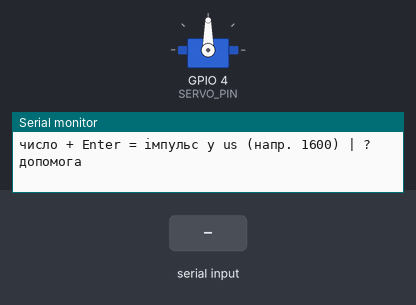
Bench run of a program on a simulated ESP32-S3. Parts: servo, the last lines printed to the serial monitor. The inputs (shaded band) are chosen by the test bench.

Above: at 1.5 s.
1.6 s: "l\n" received over Serial
At 2.6 s:
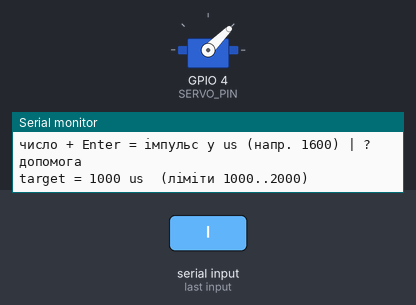
3.7 s: "s\n" received over Serial
At 5.4 s:
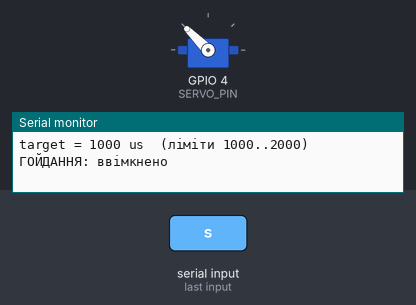
6.7 s: "w\n" received over Serial
9.7 s: "h\n" received over Serial
11.4 s: "n\n" received over Serial
At 12.2 s:
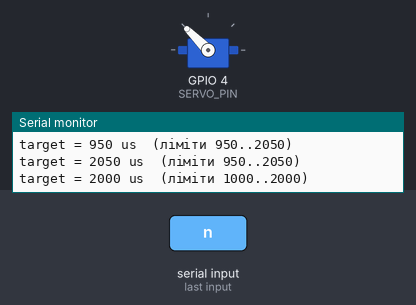
Timing chart, 0 to 13.9 s (numbered marks = the images above; inputs shaded):
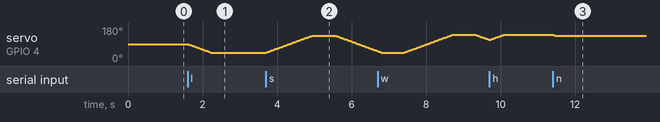

Measured:
- after the input at 1.6 s, servo on GPIO 4 (SERVO_PIN): moves from 90° to 45° over 0.61 s, starting at once
- after the input at 3.7 s, servo on GPIO 4 (SERVO_PIN): rises from 45° to 135° in 1.2 s, then falls to 52° in 1.8 s
- after the input at 11.4 s, servo on GPIO 4 (SERVO_PIN): 140° → 135° at once

The program:

main.cpp
```cpp
// ESP32-S3 + RDS3115MG: тест серво через монітор порту (115200).
// Серво сигнал -> GPIO 4. Живлення серво - окреме 5-7.2V, GND спільний!
//
// Команди (натискай клавішу, Enter не треба):
//   c центр | a/d -/+10us | A/D -/+50us | l/h до нижнього/верхнього ліміту
//   s старт/стоп повільного гойдання між лімітами
//   w розширити ліміти на 50us з кожного боку | n звузити на 50us
//   число + Enter (наприклад 1600) = поставити імпульс у us
//   ? допомога

#include <Arduino.h>
#include <ESP32Servo.h>

constexpr int SERVO_PIN   = 4;
constexpr int CENTER_US   = 1500;
constexpr int HARD_MIN_US = 500;      // абсолютні межі
constexpr int HARD_MAX_US = 2500;
constexpr float SLEW_US_PER_S   = 800.0f;  // швидкість руху
constexpr uint32_t SWEEP_PAUSE_MS = 600;   // пауза на краях при гойданні

Servo servo;
int   minUs = 1000;                    // поточні безпечні ліміти
int   maxUs = 2000;
float currentUs = CENTER_US;
float targetUs  = CENTER_US;

bool     sweeping = false;
bool     sweepUp  = true;
bool     waiting  = false;
uint32_t reachedMs = 0;
uint32_t lastLoopUs = 0;

String numBuf;

void printTarget() {
  Serial.printf("target = %d us  (ліміти %d..%d)\n", (int)targetUs, minUs, maxUs);
}

void setTarget(float us) {
  targetUs = constrain(us, (float)minUs, (float)maxUs);
}

void printHelp() {
  Serial.println(F("\n--- Команди ---"));
  Serial.println(F("c центр | a/d -/+10us | A/D -/+50us | l/h нижній/верхній ліміт"));
  Serial.println(F("s гойдання | w розширити ліміти | n звузити ліміти"));
  Serial.println(F("число + Enter = імпульс у us (напр. 1600) | ? допомога"));
}

void handleSerial() {
  while (Serial.available()) {
    char c = Serial.read();

    if (c >= '0' && c <= '9') { numBuf += c; continue; }

    if (c == '\n' || c == '\r') {
      if (numBuf.length()) {
        int v = numBuf.toInt();
        numBuf = "";
        sweeping = false;
        setTarget(v);
        if (v != (int)targetUs) Serial.printf("%d поза лімітами, обмежено\n", v);
        printTarget();
      }
      continue;
    }

    numBuf = "";   // будь-яка літера скидає недовведене число

    switch (c) {
      case 'c': sweeping = false; setTarget(CENTER_US); printTarget(); break;
      case 'a': sweeping = false; setTarget(targetUs - 10); printTarget(); break;
      case 'd': sweeping = false; setTarget(targetUs + 10); printTarget(); break;
      case 'A': sweeping = false; setTarget(targetUs - 50); printTarget(); break;
      case 'D': sweeping = false; setTarget(targetUs + 50); printTarget(); break;
      case 'l': sweeping = false; setTarget(minUs); printTarget(); break;
      case 'h': sweeping = false; setTarget(maxUs); printTarget(); break;
      case 's':
        sweeping = !sweeping;
        waiting = false;
        if (sweeping) { sweepUp = true; setTarget(maxUs); Serial.println(F("ГОЙДАННЯ: ввімкнено")); }
        else          { Serial.println(F("ГОЙДАННЯ: вимкнено")); }
        break;
      case 'w':
        minUs = max(HARD_MIN_US, minUs - 50);
        maxUs = min(HARD_MAX_US, maxUs + 50);
        printTarget();
        break;
      case 'n':
        if (maxUs - minUs > 300) { minUs += 50; maxUs -= 50; }
        setTarget(targetUs);
        printTarget();
        break;
      case '?': printHelp(); break;
      default: break;
    }
  }
}

void updateSweep() {
  if (!sweeping || currentUs != targetUs) return;
  if (!waiting) { waiting = true; reachedMs = millis(); return; }
  if (millis() - reachedMs > SWEEP_PAUSE_MS) {
    sweepUp = !sweepUp;
    setTarget(sweepUp ? maxUs : minUs);
    waiting = false;
    printTarget();
  }
}

void updateServo() {
  uint32_t nowUs = micros();
  float dt = (nowUs - lastLoopUs) / 1e6f;
  lastLoopUs = nowUs;
  if (dt > 0.1f) dt = 0.1f;

  float maxStep = SLEW_US_PER_S * dt;
  float diff = targetUs - currentUs;
  if (fabsf(diff) <= maxStep) currentUs = targetUs;
  else currentUs += (diff > 0 ? maxStep : -maxStep);

  servo.writeMicroseconds((int)(currentUs + 0.5f));
}

void setup() {
  Serial.begin(115200);
  delay(300);

  ESP32PWM::allocateTimer(0);
  servo.setPeriodHertz(50);
  servo.attach(SERVO_PIN, HARD_MIN_US, HARD_MAX_US);
  servo.writeMicroseconds(CENTER_US);   // одразу центр

  lastLoopUs = micros();

  Serial.println(F("\n=== Тест серво RDS3115MG ==="));
  Serial.printf("Центр %d us, ліміти %d..%d us\n", CENTER_US, minUs, maxUs);
  Serial.println(F("Серво у центрі. Тяги ще не чіпляй!"));
  printHelp();
}

void loop() {
  handleSerial();
  updateSweep();
  updateServo();
}
```
